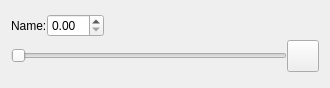
<?xml version="1.0" encoding="UTF-8"?>
<ui version="4.0">
 <class>ExtendedSliderUi</class>
 <widget class="QWidget" name="ExtendedSliderUi">
  <property name="geometry">
   <rect>
    <x>0</x>
    <y>0</y>
    <width>330</width>
    <height>88</height>
   </rect>
  </property>
  <property name="windowTitle">
   <string>Form</string>
  </property>
  <layout class="QVBoxLayout" name="verticalLayout">
   <property name="spacing">
    <number>0</number>
   </property>
   <item>
    <layout class="QHBoxLayout" name="horizontalLayout">
     <item>
      <widget class="QLabel" name="label">
       <property name="text">
        <string>Name:</string>
       </property>
      </widget>
     </item>
     <item>
      <widget class="QDoubleSpinBox" name="doubleSpinBox"/>
     </item>
     <item>
      <spacer name="horizontalSpacer">
       <property name="orientation">
        <enum>Qt::Horizontal</enum>
       </property>
       <property name="sizeHint" stdset="0">
        <size>
         <width>40</width>
         <height>20</height>
        </size>
       </property>
      </spacer>
     </item>
    </layout>
   </item>
   <item>
    <layout class="QHBoxLayout" name="horizontalLayout_2">
     <item>
      <widget class="QSlider" name="slider">
       <property name="orientation">
        <enum>Qt::Horizontal</enum>
       </property>
      </widget>
     </item>
     <item>
      <widget class="QPushButton" name="tabletControlMenuButton">
       <property name="sizePolicy">
        <sizepolicy hsizetype="Fixed" vsizetype="Fixed">
         <horstretch>0</horstretch>
         <verstretch>0</verstretch>
        </sizepolicy>
       </property>
       <property name="minimumSize">
        <size>
         <width>16</width>
         <height>16</height>
        </size>
       </property>
       <property name="maximumSize">
        <size>
         <width>32</width>
         <height>32</height>
        </size>
       </property>
       <property name="text">
        <string/>
       </property>
      </widget>
     </item>
    </layout>
   </item>
  </layout>
 </widget>
 <resources/>
 <connections/>
</ui>
